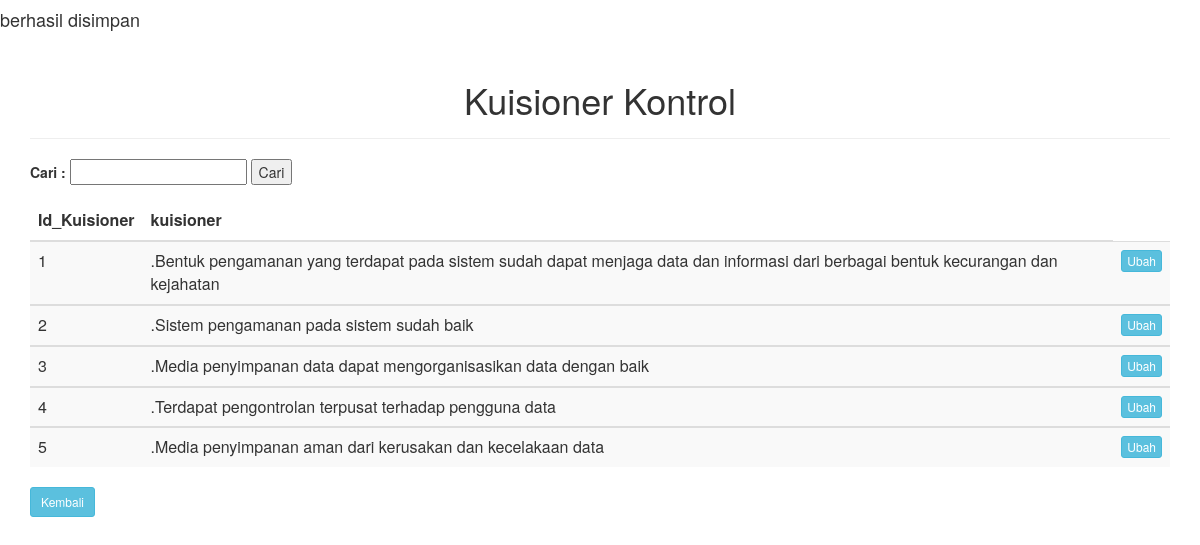
/admin/s_ubahkuisionerc.php, run on the app's committed database.
### tables this page shows
CREATE TABLE `k_control` (
  `id_kuisioner` int(11) NOT NULL,
  `kuisioner` text NOT NULL
);

### admin/tampilkuisionerc.php (the view, shortened to what this page needs)
<!DOCTYPE HTML>
<html>
<head>
	<link href="css1/bootstrap.css" rel="stylesheet">
</head>
<?php
			$data=mysql_query("select *from k_control");
?>
<body>
<div class="container">
	<div class="page-header" align="center"><h1>Kuisioner Kontrol</h1></div>
	<form action="tampilkuisionerc.php" method="get">
		<label>Cari :</label>
		<input type="text" name="cari">
		<input type="submit" value="Cari">
	</form>
	<table class="table table-striped">
		<thead>
			<th>Id_Kuisioner</th>
			<th>kuisioner</th>
		</thead>
		<tbody>
	<?php
		if(isset($_GET['cari'])){
			$cari = $_GET['cari'];
			$data = mysql_query("select * from k_control where id_kuisioner like '%".$cari."%'");
		}else{
		$data = mysql_query("select * from k_control");
	}
		while($d=mysql_fetch_array($data)){
		?>
			<td><?php echo $d['id_kuisioner']; ?></td>
			<td><?php echo $d['kuisioner']; ?></td>
		<td><a class="btn btn-info btn-xs" a href="ubahkuisionerc.php?id_kuisioner=<?php echo $d['id_kuisioner']; ?>">Ubah</td>
		</tbody>
		<?php
		}
	?>
	</table>
	<a class="btn btn-info btn-sm" href="dashboard.php">Kembali</a>
</div>
</body>
</html>

### admin/s_ubahkuisionerc.php (shortened to what this page needs)
<?php
	$id_kuisionerx=$_POST['id_kuisioner'];
	$kuisionerx=$_POST['kuisioner'];
	$simpan=mysql_query("update k_control set kuisioner='$kuisionerx' where id_kuisioner='$id_kuisionerx'");
	if($simpan){
	echo "<h4>berhasil disimpan</h4>";
	include "tampilkuisionerc.php";
	}
?>

### data on the page
k_control: id_kuisioner "1", kuisioner ".Bentuk pengamanan yang terdapat pada sistem sudah dapat menjaga data dan informasi dari berbagai bentuk kecurangan dan kejahatan"
k_control: id_kuisioner "2", kuisioner ".Sistem pengamanan pada sistem sudah baik"
k_control: id_kuisioner "3", kuisioner ".Media penyimpanan data dapat mengorganisasikan data dengan baik"
k_control: id_kuisioner "4", kuisioner ".Terdapat pengontrolan terpusat terhadap pengguna data"
k_control: id_kuisioner "5", kuisioner ".Media penyimpanan aman dari kerusakan dan kecelakaan data"
